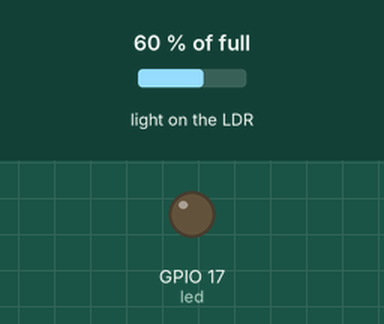
Simulated run of this program. Board: Raspberry Pi (BCM pin numbers). Parts: output pins drawn as LEDs (lit = HIGH). The test bench sets the inputs (shaded band); at power-on: light on the LDR 60 % of full. What the program prints to the terminal is not drawn.

Above: at 1.2 s.
1.3 s: light on the LDR set to 22 % of full
2.9 s: light on the LDR set to 18 % of full
At 4.3 s:
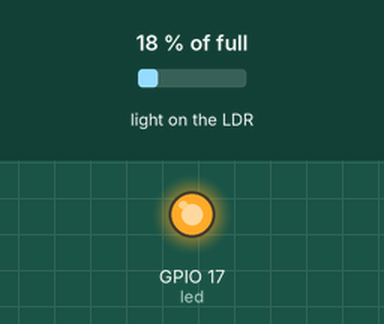
4.6 s: light on the LDR set to 25 % of full
At 5.5 s:
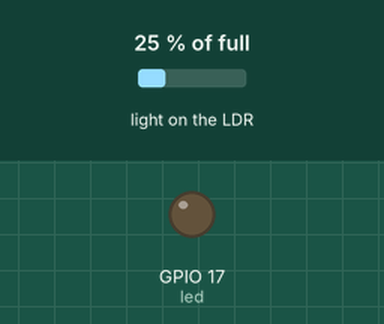
6.2 s: light on the LDR set to 2 % of full
At 6.7 s:
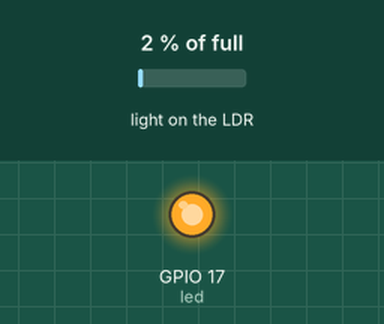
Timing chart, 0 to 8.8 s (numbered marks = the images above; inputs shaded):
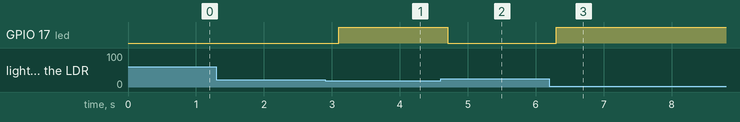

The program:

LDR_LED.py
```python
from gpiozero import LightSensor
from gpiozero import LED

sensor = LightSensor(18, threshold=0.2)
led = LED(17)

while True:
    if sensor.light_detected:
        print("It's light! :)")
        led.off()
    else:
        print("It's dark :(")
        led.on()
```

Measured:
- the behaviour switches between 21 and 20 % of full on light on the LDR (found by bisection; images 0 and 1)
- after the input at 2.9 s, GPIO 17 (led): LOW → HIGH after 0.20 s
- after the input at 4.6 s, GPIO 17 (led): HIGH → LOW after 0.10 s
- after the input at 6.2 s, GPIO 17 (led): LOW → HIGH after 0.10 s
